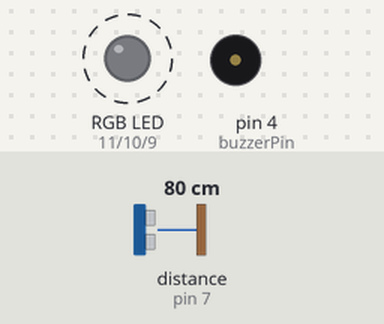
Bench run of a sketch on a simulated Arduino Uno, built with avr-gcc and run on an emulated ATmega328P. Shown: an RGB LED mixed from three pins (HIGH = lit), buzzer (waves = sounding). Wiring (inferred from the names in the program): ultrasonic range finder: trigger pin 6; echo pin 7. Dashed ring = blinking. The test bench sets the inputs (shaded band); at power-on: distance to the obstacle (sensor on pin 7) 80 cm. The echo pulse lasts 58.3 µs per cm; pins used as bus, display or sensor lines are not drawn.

Above: at 1.3 s.
1.4 s: distance to the obstacle (sensor on pin 7) set to 55 cm
4.4 s: distance to the obstacle (sensor on pin 7) set to 48 cm
At 4.66 s:
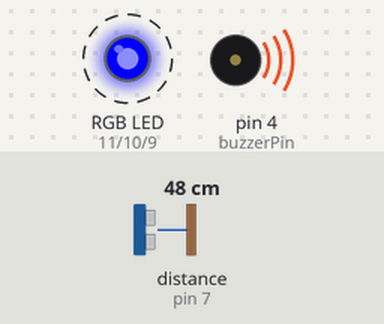
7.4 s: distance to the obstacle (sensor on pin 7) set to 29 cm
10.4 s: distance to the obstacle (sensor on pin 7) set to 23 cm
At 10.7 s:
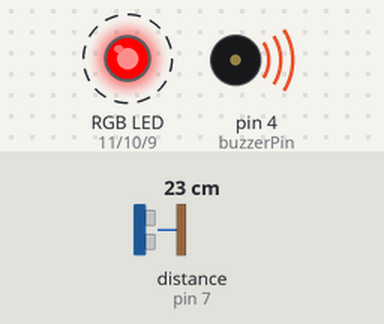
13.4 s: distance to the obstacle (sensor on pin 7) set to 35 cm
At 13.71 s:
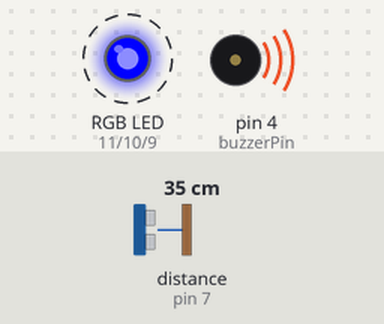
16.4 s: distance to the obstacle (sensor on pin 7) set to 2 cm
At 16.72 s:
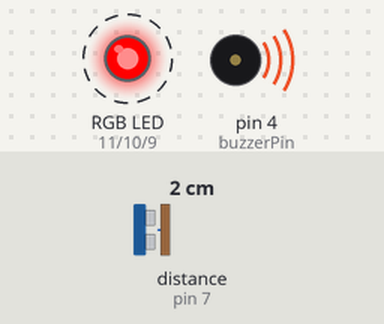
Timing chart, 0 to 20.4 s (numbered marks = the images above; inputs shaded):
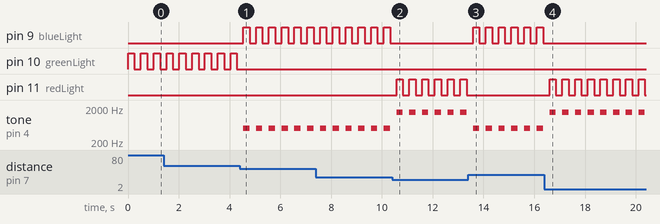

Measured:
- the behaviour switches between 51 and 50 cm on distance to the obstacle (sensor on pin 7) (found by bisection; images 0 and 1)
- the behaviour switches between 26 and 25 cm on distance to the obstacle (sensor on pin 7) (found by bisection; images 1 and 2)
- after the input at 4.4 s, pin 9 (blueLight): alternates HIGH for 0.25 s and LOW for 0.25 s, starting after 0.14 s; pin 10 (greenLight): stops changing and stays LOW; tone on pin 4 (buzzerPin): alternates 500 Hz for 0.25 s and silent for 0.25 s, starting after 0.14 s
- after the input at 10.4 s, pin 9 (blueLight): stops changing and stays LOW; pin 11 (redLight): alternates HIGH for 0.25 s and LOW for 0.25 s, starting after 0.18 s
- after the input at 13.4 s, pin 9 (blueLight): alternates HIGH for 0.25 s and LOW for 0.25 s, starting after 0.19 s; pin 11 (redLight): stops changing and stays LOW
- after the input at 16.4 s, pin 9 (blueLight): stops changing and stays LOW; pin 11 (redLight): alternates HIGH for 0.25 s and LOW for 0.25 s, starting after 0.20 s
- by itself, pin 10 (greenLight): alternates HIGH for 0.25 s and LOW for 0.25 s

The sketch:

backupSensor.ino
```cpp
int trigPin = 6;
int echoPin = 7;
int buzzerPin = 4;
int redLight = 11;
int greenLight = 10;
int blueLight = 9;

void setup() {
  Serial.begin(9600);
  // Setup the sensor
  pinMode(trigPin, OUTPUT);
  pinMode(echoPin, INPUT);
  // Setup the buzzer
  pinMode(buzzerPin, INPUT);
  // Setup the RGB LED
  pinMode(redLight, OUTPUT);
  pinMode(greenLight, OUTPUT);
  pinMode(blueLight, OUTPUT);
}

void loop() {
  // Sensor loop
  long duration, distance;
  digitalWrite(trigPin, LOW);
  delayMicroseconds(2);
  digitalWrite(trigPin, HIGH);
  delayMicroseconds(10);
  digitalWrite(trigPin, LOW);

  duration = pulseIn(echoPin, HIGH);
  distance = (duration/5) / 29.1;

  if(distance >= 20){
    RGBColor(0, 255, 0); // GREEN
  }
  else if(distance < 20 && distance >= 10){
    RGBColor(0, 0, 255); // BLUE
    tone(buzzerPin, 500);
  }
  else if(distance < 10){
    RGBColor(255, 0, 0); // RED
    tone(buzzerPin, 1500);
  }

  delay(250);
  RGBColor(0, 0, 0); // TURN OFF LED
  noTone(buzzerPin);
  delay(250);
}

// Method to set the color
void RGBColor(int redValue, int greenValue, int blueValue){
  analogWrite(redLight, redValue);
  analogWrite(greenLight, greenValue);
  analogWrite(blueLight, blueValue);
}
```
